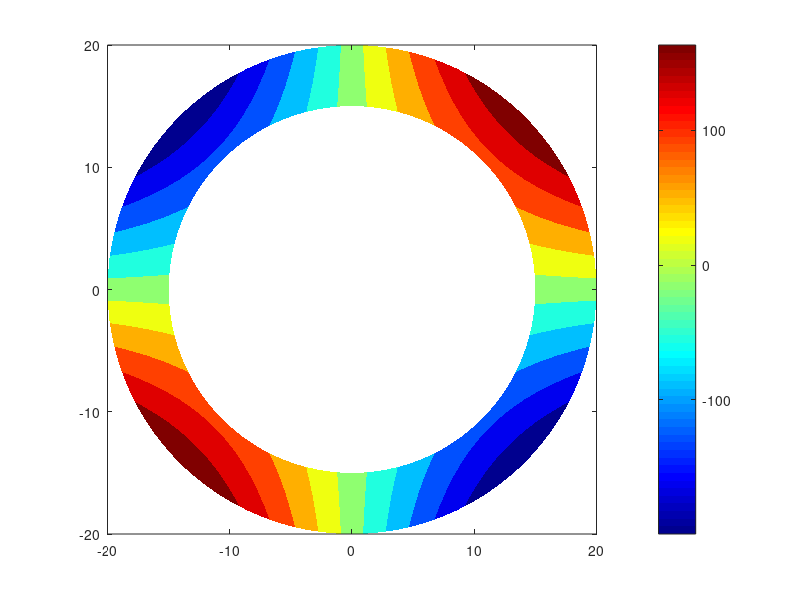

The MATLAB script that drew this image:
%% Example: Creating a contour plot using polar coordinates

% make a rectangular grid of r and theta,
% then define x and y in the usual way 
rr = 15:1:20;
thth = (0:.01:1)*2*pi;
[r th] = meshgrid(rr,thth);

x = r.*cos(th);
y = r.*sin(th);

z =x.*y;


figure()

% Creates the filled contour plot
[C,h] = contourf(x,y,z);

% Erases isolines
set(h,'LineColor','none')

% Displays the colorbar with values
colorbar

% Chooses the "jet" color palette for colors
colormap("jet")

% Makes the aspect ratio of plot 1:1
axis equal
